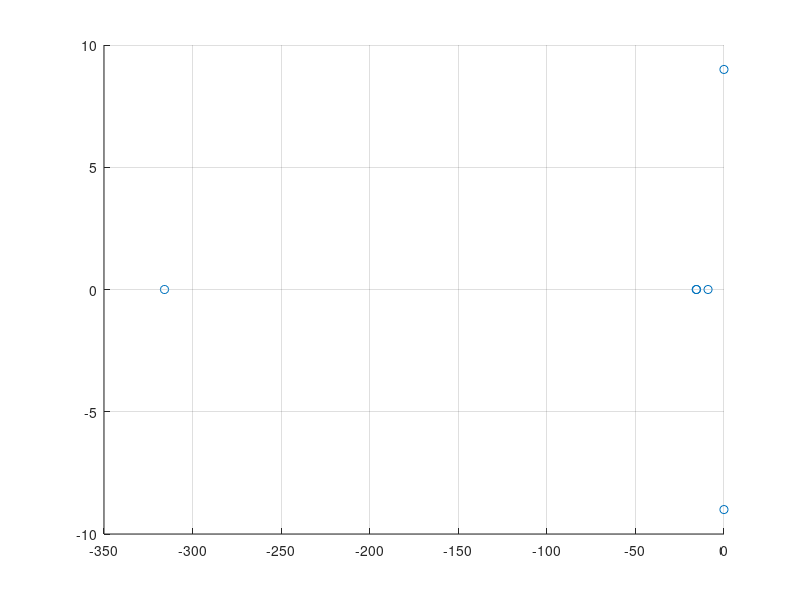

Source code (MATLAB):
% AE 353 Problem 3 hw 4
%plotting eigenvalues 

A = [0 9;-9 0];
B = [1;0];
R = .0015431

K1 = lqr(A,B,eye(2),1000);
K2= lqr(A,B,eye(2),.0001);
K3 = lqr(A,B,eye(2),.0015431);

Acl1=eig(A-B*K1);
Acl2=eig(A-B*K2);
Acl3=eig(A-B*K3);


X = [9 -9 0 0 0 0];
Y = [-.0224+9i -.0224-9i -315.8429 -9.0146 -15.6766 -15.5013];
scatter(Y,X)
grid on
